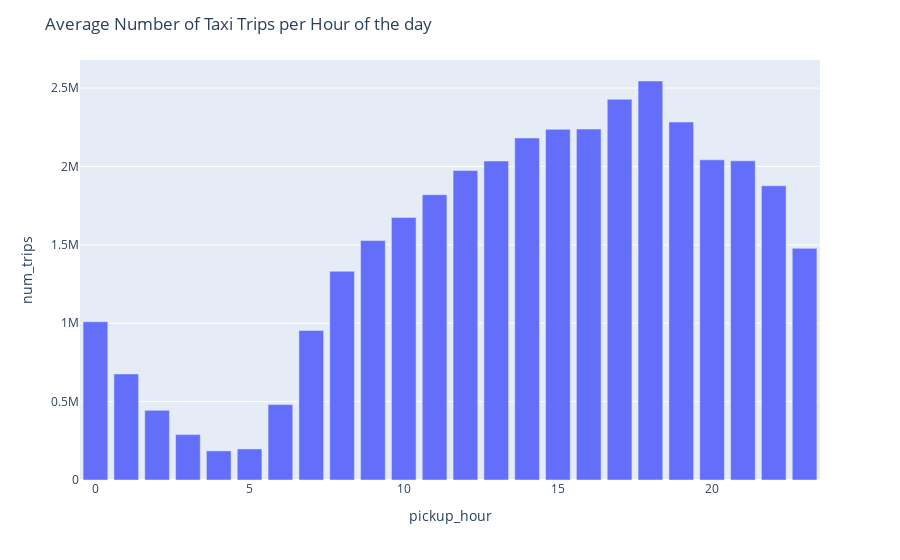

Notebook cell for this chart:
### Code cell
# Tracez le graphique de barres
fig = px.bar(df_hourly, x="pickup_hour", y="num_trips")
fig.update_layout(title="Average Number of Taxi Trips per Hour of the day")
fig.show()

### Figure 1 — Plotly figure (JSON) as saved in the notebook; plotly's stock layout.template omitted (floating-point values rounded to 4 significant figures)
{"data": [{"alignmentgroup": "True", "hovertemplate": "pickup_hour=%{x}<br>num_trips=%{y}<extra></extra>", "legendgroup": "", "marker": {"color": "#636efa", "pattern": {"shape": ""}}, "name": "", "offsetgroup": "", "orientation": "v", "showlegend": false, "textposition": "auto", "type": "bar", "x": [0, 1, 2, 3, 4, 5, 6, 7, 8, 9, 10, 11, 12, 13, 14, 15, 16, 17, 18, 19, 20, 21, 22, 23], "xaxis": "x", "y": [1009915, 676610, 444282, 289555, 185729, 198122, 480997, 954160, 1331709, 1527516, 1674806, 1819672, 1973822, 2034910, 2181966, 2237045, 2238664, 2428899, 2545319, 2283604, 2042245, 2036329, 1877303, 1477729], "yaxis": "y"}], "layout": {"barmode": "relative", "legend": {"tracegroupgap": 0}, "margin": {"t": 60}, "title": {"text": "Average Number of Taxi Trips per Hour of the day"}, "xaxis": {"anchor": "y", "domain": [0, 1], "title": {"text": "pickup_hour"}}, "yaxis": {"anchor": "x", "domain": [0, 1], "title": {"text": "num_trips"}}}}
